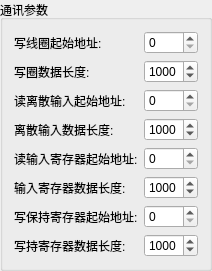
         <widget class="QGroupBox" name="groupBox_24">
          <property name="title">
           <string>通讯参数</string>
          </property>
          <layout class="QGridLayout" name="gridLayout_22">
           <item row="7" column="1">
            <widget class="QSpinBox" name="Write_HoldingRegisters_Size">
             <property name="maximum">
              <number>9999</number>
             </property>
             <property name="value">
              <number>1000</number>
             </property>
            </widget>
           </item>
           <item row="2" column="0">
            <widget class="QLabel" name="label_275">
             <property name="text">
              <string>读离散输入起始地址:</string>
             </property>
            </widget>
           </item>
           <item row="7" column="0">
            <widget class="QLabel" name="label_280">
             <property name="text">
              <string>写持寄存器数据长度:</string>
             </property>
            </widget>
           </item>
           <item row="6" column="1">
            <widget class="QSpinBox" name="Write_HoldingRegisters_Addr">
             <property name="sizePolicy">
              <sizepolicy hsizetype="Preferred" vsizetype="Fixed">
               <horstretch>0</horstretch>
               <verstretch>0</verstretch>
              </sizepolicy>
             </property>
             <property name="maximum">
              <number>9999</number>
             </property>
            </widget>
           </item>
           <item row="6" column="0">
            <widget class="QLabel" name="label_274">
             <property name="text">
              <string>写保持寄存器起始地址:</string>
             </property>
            </widget>
           </item>
           <item row="5" column="1">
            <widget class="QSpinBox" name="Read_InputRegisters_Size">
             <property name="maximum">
              <number>9999</number>
             </property>
             <property name="value">
              <number>1000</number>
             </property>
            </widget>
           </item>
           <item row="2" column="1">
            <widget class="QSpinBox" name="Read_DiscreteInputs_Addr">
             <property name="sizePolicy">
              <sizepolicy hsizetype="Preferred" vsizetype="Fixed">
               <horstretch>0</horstretch>
               <verstretch>0</verstretch>
              </sizepolicy>
             </property>
             <property name="maximum">
              <number>9999</number>
             </property>
            </widget>
           </item>
           <item row="3" column="0">
            <widget class="QLabel" name="label_277">
             <property name="text">
              <string>离散输入数据长度:</string>
             </property>
            </widget>
           </item>
           <item row="3" column="1">
            <widget class="QSpinBox" name="Read_DiscreteInputs_Size">
             <property name="maximum">
              <number>9999</number>
             </property>
             <property name="value">
              <number>1000</number>
             </property>
            </widget>
           </item>
           <item row="1" column="1">
            <widget class="QSpinBox" name="Write_Coils_Size">
             <property name="maximum">
              <number>9999</number>
             </property>
             <property name="value">
              <number>1000</number>
             </property>
            </widget>
           </item>
           <item row="4" column="1">
            <widget class="QSpinBox" name="Read_InputRegisters_Addr">
             <property name="sizePolicy">
              <sizepolicy hsizetype="Preferred" vsizetype="Fixed">
               <horstretch>0</horstretch>
               <verstretch>0</verstretch>
              </sizepolicy>
             </property>
             <property name="maximum">
              <number>9999</number>
             </property>
            </widget>
           </item>
           <item row="1" column="0">
            <widget class="QLabel" name="label_273">
             <property name="text">
              <string>写圈数据长度:</string>
             </property>
            </widget>
           </item>
           <item row="4" column="0">
            <widget class="QLabel" name="label_278">
             <property name="text">
              <string>读输入寄存器起始地址:</string>
             </property>
            </widget>
           </item>
           <item row="5" column="0">
            <widget class="QLabel" name="label_272">
             <property name="text">
              <string>输入寄存器数据长度:</string>
             </property>
            </widget>
           </item>
           <item row="0" column="1">
            <widget class="QSpinBox" name="Write_Coils_Addr">
             <property name="sizePolicy">
              <sizepolicy hsizetype="Preferred" vsizetype="Fixed">
               <horstretch>0</horstretch>
               <verstretch>0</verstretch>
              </sizepolicy>
             </property>
             <property name="maximum">
              <number>9999</number>
             </property>
            </widget>
           </item>
           <item row="0" column="0">
            <widget class="QLabel" name="label_281">
             <property name="text">
              <string>写线圈起始地址:</string>
             </property>
            </widget>
           </item>
          </layout>
         </widget>
